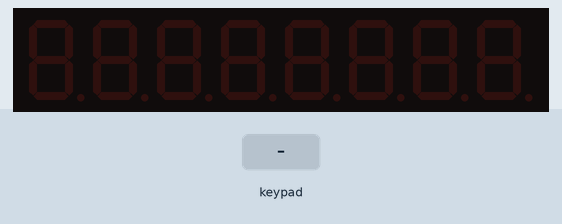
Simulated run of this sketch. Board: Arduino Uno, built with avr-gcc and run on an emulated ATmega328P. On the bench: 8-digit seven-segment display. The inputs (shaded band) are chosen by the test bench.

Above: at 1.2 s.
1.3 s: key 'G' pressed
At 1.37 s:
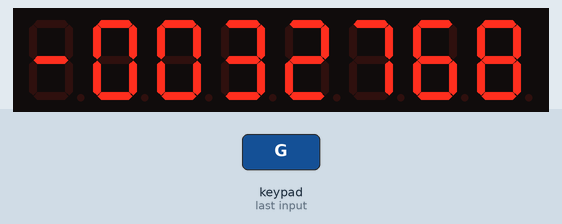
2.9 s: keypad keys 1 2 pressed 0.4 s apart
At 2.97 s:
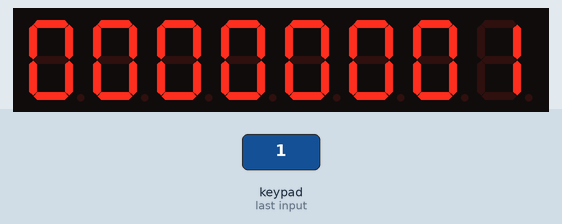
5.2 s: key '3' pressed
6.8 s: keypad keys 1 2 A pressed 0.4 s apart
At 7.27 s:
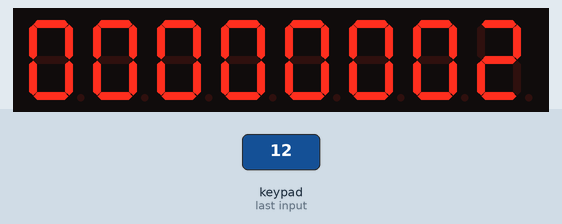
Timing chart, 0 to 9.8 s (numbered marks = the images above; inputs shaded):
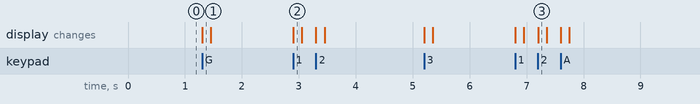

The sketch:

remote_control_box_for_anzeige.ino
```cpp
/*!
	@file     TM1638plus_HELLOWORLD_Model2.ino
	@author   Gavin Lyons
	@brief
		A Basic test file for model 2, TM1638 module(16 KEY 16 pushbuttons).
		Carries out series most basic test , "hello world" helo wrld
*/

#include <TM1638plus_Model2.h>

// GPIO I/O pins on the Arduino connected to strobe, clock, data, pick on any I/O pin you want.
#define  STROBE_TM 19  // strobe = GPIO connected to strobe line of module
#define  CLOCK_TM 22  // clock = GPIO connected to clock line of module
#define  DIO_TM 23 // data = GPIO connected to data line of module
bool swap_nibbles = false; //Default is false if left out, see issues section in readme at URL
bool high_freq = false; //default false, If using a high freq CPU > ~100 MHZ set to true.
int counter = 0;
// Constructor object Init the module
TM1638plus_Model2 tm(STROBE_TM, CLOCK_TM , DIO_TM, swap_nibbles, high_freq);


void setup() {
  Serial.begin(9600);
 tm.displayBegin();
}

void BuildString(int PointsLeft,int PointsRight,int SetsLeft,int SetsRight,char *text)
{
  char Buffer[2];
  itoa(PointsLeft, Buffer, 10);
  if(PointsLeft < 10)
  {
    text[0] = '0';
    text[1] = Buffer[0];
  }
  else
  {
    text[0] = Buffer[0];
    text[1] = Buffer[1];
  }
  text[2] = ' ';
  itoa(SetsLeft, Buffer, 10);
  text[3] = Buffer[0];

  //Right Side
  itoa(PointsRight, Buffer, 10);
  if(PointsRight < 10)
  {
    text[6] ='0';
    text[7] = Buffer[0];
  }
  else
  {
    text[6] = Buffer[0];
    text[7] = Buffer[1];
  }
  text[5] = ' ';
  itoa(SetsRight, Buffer, 10);
  text[4] = Buffer[0];

}
void loop() {
  if(counter == tm.ReadKey16Two())
  return;
  counter = tm.ReadKey16Two();

	tm.DisplayDecNum(counter,0);  // Display "helowrld" in seven segments with zero decimal points set.

	delay(100);
}
```

Measured:
- after the input at 1.3 s, the display: changes at once (image 1)
- after the input at 2.9 s, the display: changes at once (image 2)
- after the input at 6.8 s, the display: first changes at once (image 3 shows a later state)
